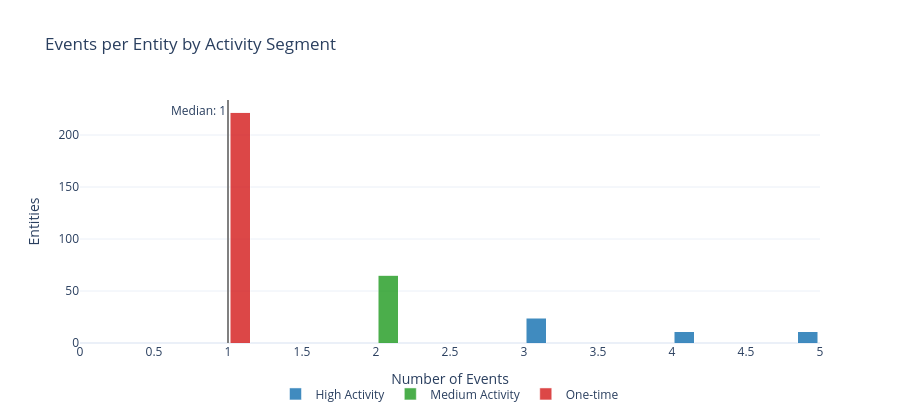

Notebook cell for this chart:
### Markdown cell above
## 1a.4 Events per Entity Distribution

**Goal:** Understand how event volume varies across entities to guide feature engineering and identify modeling challenges.

| Segment | Definition | Why It Matters for Modeling |
|---------|------------|---------------------------|
| **One-time** | Exactly 1 event | No temporal features possible; cold-start problem |
| **Low Activity** | Below Q25 | Sparse features, many zeros; log-transform counts |
| **Medium Activity** | Q25 to Q75 | Core population; standard aggregation windows work |
| **High Activity** | Above Q75 | Rich features; watch for training set dominance |

### Code cell
from customer_retention.stages.profiling import classify_activity_segments

segment_result = classify_activity_segments(ts_profile.entity_lifecycles)

segment_order = ["One-time", "Low Activity", "Medium Activity", "High Activity"]
segment_colors = {
    "One-time": "#d62728", "Low Activity": "#ff7f0e",
    "Medium Activity": "#2ca02c", "High Activity": "#1f77b4",
}

event_counts = segment_result.lifecycles["event_count"]
x_max = event_counts.quantile(0.99)
bins = np.linspace(0, x_max, 31)
bin_centers = (bins[:-1] + bins[1:]) / 2

lc = segment_result.lifecycles
bin_indices = np.digitize(lc["event_count"], bins) - 1
bin_indices = bin_indices.clip(0, len(bin_centers) - 1)
lc_binned = lc.assign(_bin=bin_indices)

fig = go.Figure()
for seg in segment_order:
    subset = lc_binned[lc_binned["activity_segment"] == seg]
    if subset.empty:
        continue
    counts_per_bin = subset.groupby("_bin").size().reindex(range(len(bin_centers)), fill_value=0)
    fig.add_trace(go.Bar(
        x=bin_centers, y=counts_per_bin.values, name=seg,
        marker_color=segment_colors[seg], opacity=0.85,
    ))

fig.add_vline(
    x=event_counts.median(), line_dash="solid", line_color="gray",
    annotation_text=f"Median: {event_counts.median():.0f}",
    annotation_position="top left",
)

use_log_y = event_counts.value_counts().max() > event_counts.value_counts().median() * 50

log_note = ("<br><sub>Log Y-axis: bar heights compress large differences — "
            "see table below for actual segment shares</sub>" if use_log_y else "")

fig.update_layout(
    barmode="stack", template="plotly_white", height=420,
    title="Events per Entity by Activity Segment" + log_note,
    xaxis_title="Number of Events",
    yaxis_title="Entities",
    yaxis_type="log" if use_log_y else "linear",
    legend=dict(orientation="h", yanchor="top", y=-0.15, xanchor="center", x=0.5),
    margin=dict(b=70),
)
display_figure(fig)

### Figure 1 — Plotly figure (JSON) as saved in the notebook; plotly's stock layout.template omitted (floating-point values rounded to 4 significant figures)
{"data": [{"marker": {"color": "#d62728"}, "name": "One-time", "opacity": 0.85, "type": "bar", "x": [0.08333, 0.25, 0.4167, 0.5833, 0.75, 0.9167, 1.083, 1.25, 1.417, 1.583, 1.75, 1.917, 2.083, 2.25, 2.417, 2.583, 2.75, 2.917, 3.083, 3.25, 3.417, 3.583, 3.75, 3.917, 4.083, 4.25, 4.417, 4.583, 4.75, 4.917], "y": [0, 0, 0, 0, 0, 0, 222, 0, 0, 0, 0, 0, 0, 0, 0, 0, 0, 0, 0, 0, 0, 0, 0, 0, 0, 0, 0, 0, 0, 0]}, {"marker": {"color": "#2ca02c"}, "name": "Medium Activity", "opacity": 0.85, "type": "bar", "x": [0.08333, 0.25, 0.4167, 0.5833, 0.75, 0.9167, 1.083, 1.25, 1.417, 1.583, 1.75, 1.917, 2.083, 2.25, 2.417, 2.583, 2.75, 2.917, 3.083, 3.25, 3.417, 3.583, 3.75, 3.917, 4.083, 4.25, 4.417, 4.583, 4.75, 4.917], "y": [0, 0, 0, 0, 0, 0, 0, 0, 0, 0, 0, 0, 65, 0, 0, 0, 0, 0, 0, 0, 0, 0, 0, 0, 0, 0, 0, 0, 0, 0]}, {"marker": {"color": "#1f77b4"}, "name": "High Activity", "opacity": 0.85, "type": "bar", "x": [0.08333, 0.25, 0.4167, 0.5833, 0.75, 0.9167, 1.083, 1.25, 1.417, 1.583, 1.75, 1.917, 2.083, 2.25, 2.417, 2.583, 2.75, 2.917, 3.083, 3.25, 3.417, 3.583, 3.75, 3.917, 4.083, 4.25, 4.417, 4.583, 4.75, 4.917], "y": [0, 0, 0, 0, 0, 0, 0, 0, 0, 0, 0, 0, 0, 0, 0, 0, 0, 0, 24, 0, 0, 0, 0, 0, 11, 0, 0, 0, 0, 11]}], "layout": {"annotations": [{"showarrow": false, "text": "Median: 1", "x": 1.0, "xanchor": "right", "xref": "x", "y": 1, "yanchor": "top", "yref": "y domain"}], "barmode": "stack", "height": 420, "legend": {"orientation": "h", "x": 0.5, "xanchor": "center", "y": -0.15, "yanchor": "top"}, "margin": {"b": 70}, "shapes": [{"line": {"color": "gray", "dash": "solid"}, "type": "line", "x0": 1.0, "x1": 1.0, "xref": "x", "y0": 0, "y1": 1, "yref": "y domain"}], "title": {"text": "Events per Entity by Activity Segment"}, "xaxis": {"title": {"text": "Number of Events"}}, "yaxis": {"title": {"text": "Entities"}, "type": "linear"}}}
